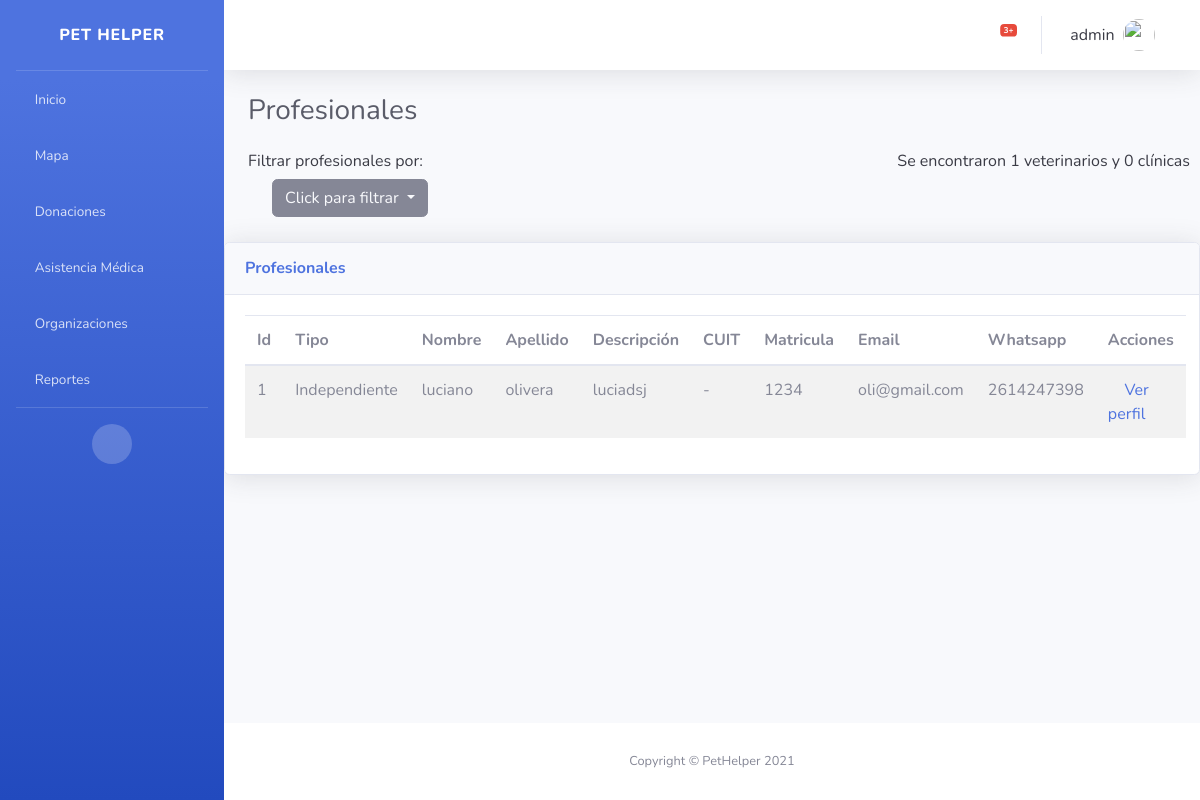
/profesionales/ (signed in), run on the app's committed database.
### usuario/models.py (models this page shows, shortened)
class Usuario(AbstractBaseUser, PermissionsMixin):
    email = models.EmailField('Email', unique=True)
    username = models.CharField(max_length=25, unique=True)
    """ tiene que ser nombre no username """
    apellido = models.CharField(max_length=25)
    date_joined = models.DateTimeField(default=timezone.now)
    DNI = models.CharField(max_length=8, default="", validators=[dni_regex])
    foto = models.ImageField(upload_to="usuario",blank=True, null=True)
    telefono = models.CharField(max_length=10, null=True, default="", help_text="Ejemplo: 2614247398")
    objects = UserManager()
    is_active = models.BooleanField('active', default=True)
    is_staff = models.BooleanField(default=True)
    USERNAME_FIELD = "email"
    REQUIRED_FIELDS = ["username"]

### organizaciones/models.py (models this page shows, shortened)
class Veterinario(ClaseModelo):
    descripcion = models.CharField(max_length=100, null=False)
    logo = models.ImageField(upload_to="veterinario",blank=True, null=True)
    nombre = models.CharField(max_length=100, null=False, default="")
    apellido = models.CharField(max_length=100, null=False, default="")
    email = models.EmailField('Email', unique=True, null=False)
    matricula = models.CharField(max_length=4, null=False, default="", unique=True)
    whatsapp = models.CharField( max_length=17, null=False, unique=True, validators=[phone_regex], help_text="Ejemplo: 2614247398")
    direccion = models.CharField(max_length=50, null=True, help_text="Ejemplo: Maipu 123, Godoy Cruz, Mendoza")
    dia_desde = models.PositiveSmallIntegerField(choices=DIAS, default="1")
    dia_hasta = models.PositiveSmallIntegerField(choices=DIAS, default="5")
    hora_desde = models.PositiveSmallIntegerField(choices=HORAS_DE_DIA_24, default="9")
    hora_hasta = models.PositiveSmallIntegerField(choices=HORAS_DE_DIA_24, default="18")
    class Meta:
        verbose_name_plural = 'veterinarios'

### organizaciones/views.py (the view)
# urls.py: path('profesionales/', login_required(VeterinarioClinicaView.as_view()), name='profesionales_list'),
class VeterinarioClinicaView(TemplateView):
    template_name = 'organizaciones/profesionales_list.html'
    context_object_name = 'profesionales'
    login_url = 'bases/login.html'
    def get_context_data(self, **kwargs):
        context = super().get_context_data(**kwargs)
        context['veterinarios'] = Veterinario.objects.all()
        context['clinicas'] = Clinica.objects.all()
        context['total_veterinarios'] = Veterinario.objects.all().count
        context['total_clinicas'] = Clinica.objects.all().count
        return context

### organizaciones/templates/organizaciones/profesionales_list.html (shortened to what this page needs)
{% extends 'base/base.html' %} {% block page_content %}
<div class="container-fluid">
    <h1 class="h3 mb-4 text-gray-800">Profesionales</h1>
</div>
<div class="text-gray-900" style="margin-bottom: 15px;margin-right: 10px;">
    <h6 style="float: right;margin-bottom: 8px;"> Se encontraron {{ total_veterinarios }} veterinarios y {{ total_clinicas }} clínicas</h6>
    <div class="container">
        <h6> Filtrar profesionales por: </h6>
        <div class="container" id="container-button">
            <div class="text-center">
                <div class="dropdown">
                    <button class="btn btn-secondary text-gray-100 dropdown-toggle" style="float:left;margin-bottom: 5px;" type="button" id="dropdownMenuButton" data-toggle="dropdown" aria-haspopup="true" aria-expanded="false">
                       Click para filtrar
                    </button>
                </div>
                <br>
            </div>
        </div><br>
    </div>
</div>
<div class="card shadow mb-4">
    <div class="card-header py-3 d-flex flex-row align-items-center justify-content-between">
        <h6 class="m-0 font-weight-bold text-primary">Profesionales</h6>
    </div>
    <div class="card-body">
        {% if not clinicas and not veterinarios %}
        <div class="alert alert-warning" role="alert">No hay profesionales</div>
        {% else %}
        <table class="table table-striped table-hover">
            <thead>
                <th>Id</th>
                <th>Tipo</th>
                <th>Nombre</th>
                <th>Apellido</th>
                <th>Descripción</th>
                <th>CUIT</th>
                <th>Matricula</th>
                <th>Email</th>
                <th>Whatsapp</th>
                <th class="all">Acciones</th>
            </thead>
            <tbody>
                {% for veterinario in veterinarios  %}
                <tr>
                    <td>{{ veterinario.id  }}</td>
                    <td> Independiente </td>
                    <td>{{ veterinario.nombre }}</td>
                    <td> {{ veterinario.apellido }}</td>
                    <td>{{ veterinario.descripcion }}</td>
                    <td> - </td>
                    <td>{{ veterinario.matricula }}</td>
                    <td>{{ veterinario.email }}</td>
                    <td>{{ veterinario.whatsapp }}</td>
                    <td>
                        <a href="{% url 'organizaciones:veterinarios_profile' veterinario.id %}" type="button"><i class="fas fa-eye"></i> Ver perfil</a>
                    </td>
                </tr>
                {% endfor %}
            </tbody>
        </table>
        {% endif %}
    </div>
</div>
{% endblock %}

### templates/base/base.html (shortened to what this page needs)
{% load static %}
<!DOCTYPE html>
<html lang="en">
<head>
    <link href="{% static 'base/vendor/fontawesome-free/css/all.min.css' %}" rel="stylesheet" type="text/css">
    <link href="{% static 'base/css/sb-admin-2.min.css' %}" rel="stylesheet">
    <link href='https://api.mapbox.com/mapbox-gl-js/v2.5.1/mapbox-gl.css' rel='stylesheet' />
</head>
<body id="page-top" class="bg-gradient-primary">
    {% block side_bar %}
    <div id="wrapper">
        <ul class="navbar-nav bg-gradient-primary sidebar sidebar-dark accordion" id="accordionSidebar">
            <a class="sidebar-brand d-flex align-items-center justify-content-center" href="{% url 'bases:home' %}">
                <div class="sidebar-brand-text mx-3">Pet Helper</div>
            </a>
            <hr class="sidebar-divider my-0">
            <li class="nav-item">
                <a class="nav-link" href="{% url 'bases:home' %}">
                    <i class="fas fa-home"></i>
                    <span>Inicio</span></a>
            </li>
            <li class="nav-item">
                <a class="nav-link collapsed" href="{% url 'mapa:mapa_list' %}">
                    <i class="fas fa-map-marker-alt"></i>
                    <span>Mapa</span>
                </a>
            </li>
            <li class="nav-item">
                <a class="nav-link" href="{% url 'solicitud:solicitud_list' %}">
                    <i class="fas fa-hand-holding-usd"></i>
                    <span>Donaciones</span>
                </a>
            </li>
            <li class="nav-item">
                <a class="nav-link collapsed" href="#" data-toggle="collapse" data-target="#collapseUtilities" aria-expanded="true" aria-controls="collapseUtilities">
                    <i class="fas fa-briefcase-medical"></i>
                    <span>Asistencia Médica</span>
                </a>
            </li>
            <li class="nav-item">
                <a class="nav-link" href="{% url 'organizaciones:listar_organizaciones' %}">
                    <i class="fas fa-users"></i>
                    <span>Organizaciones</span></a>
            </li>
            <li class="nav-item">
                <a class="nav-link" href="#">
                    <i class="fas fa-chart-bar"></i>
                    <span>Reportes</span></a>
            </li>
            <hr class="sidebar-divider d-none d-md-block">
            <div class="text-center d-none d-md-inline">
                <button class="rounded-circle border-0" id="sidebarToggle"></button>
            </div>
        </ul>
        {% endblock side_bar %}
        <div id="content-wrapper" class="d-flex flex-column">
            <div id="content">
                {% block top_bar %}
                <nav class="navbar navbar-expand navbar-light bg-white topbar mb-4 static-top shadow">
                    <ul class="navbar-nav ml-auto">
                        <li class="nav-item dropdown no-arrow mx-1">
                            <a class="nav-link dropdown-toggle" href="#" id="alertsDropdown" role="button" data-toggle="dropdown" aria-haspopup="true" aria-expanded="false">
                                <i class="fas fa-bell fa-fw"></i>
                                <span class="badge badge-danger badge-counter">3+</span>
                            </a>
                        </li>
                        <li class="nav-item dropdown no-arrow">
                            <a class="nav-link dropdown-toggle" href="#" id="userDropdown" role="button" data-toggle="dropdown" aria-haspopup="true" aria-expanded="false">
                                <span class="mr-2 d-none d-lg-inline text-gray-900">{{ user.username }}</span>
                                {% if user.foto %}
                                <img class="img-profile rounded-circle" src="{{ user.foto.url }}">
                                {% else %}
                                <img class="img-profile rounded-circle" src="{% static 'base/img/undraw_profile.svg' %}">
                                {% endif %}
                                <i class="fas fa-sort-down" style="margin-left: 5px;"></i>
                            </a>
                        </li>
                    </ul>
                </nav>
                {% endblock top_bar %}
                {% block page_content %}{% endblock %}
                {% block footer %}
            </div>
            <footer class="sticky-footer bg-white">
                <div class="container my-auto">
                    <div class="copyright text-center my-auto">
                        <span>Copyright &copy; PetHelper 2021</span>
                    </div>
                </div>
            </footer>
        </div>
        {% endblock %}
    </div>
</body>
</html>

### data on the page
Usuario: username "admin"
Veterinario: id "1", nombre "luciano", apellido "olivera", descripcion "luciadsj", matricula "1234", email "oli@gmail.com", whatsapp "2614247398"

### other printed values
{{ total_veterinarios }} "1"
{{ total_clinicas }} "0"
